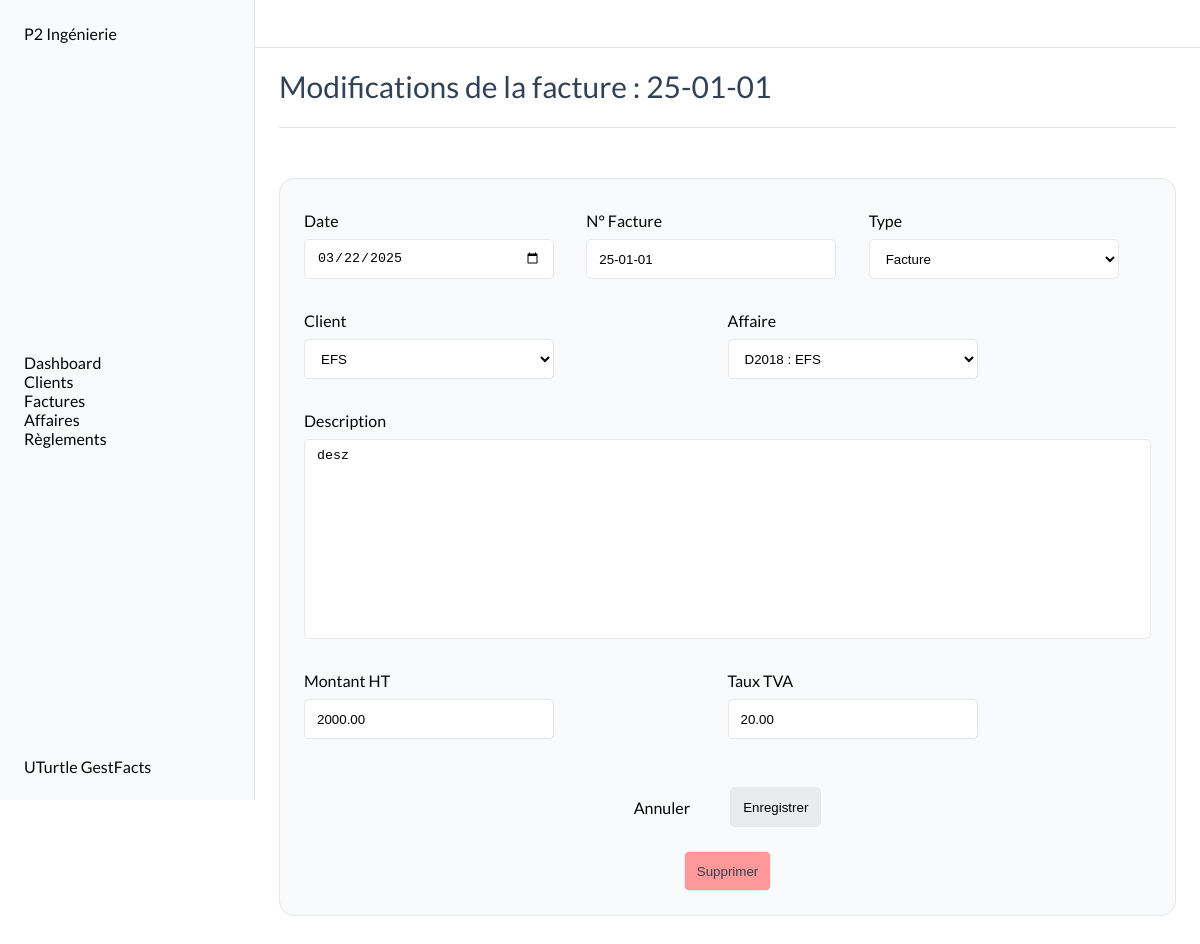
Page /factures/4/modifier/ on the committed database.
### factures/models.py (models this page shows, shortened)
class Invoice(models.Model):
    TYPE_CHOICES = [
        ('facture', 'Facture'),
        ('avoir', 'Avoir'),
        ('proforma', 'Proforma'),
        ]
    STATUT_CHOICES = [
        ('a_payer', 'À payer'),
        ('partiellement_payee', 'Partiellement payée'),
        ('payee', 'Payée'),
        ('en_retard', 'En retard'),
        ('annulee', 'Annulée'),
    ]
    date = models.DateField()
    type = models.CharField(max_length=10, choices=TYPE_CHOICES, default='facture')
    affaire = models.ForeignKey('affaires.Affaire', on_delete=models.CASCADE, related_name="invoices")
    invoice_number = models.CharField(max_length=10, unique=True, db_index=True)
    client = models.ForeignKey('clients.Client', on_delete=models.SET_NULL, related_name='invoices', db_index=True, null=True)
    client_entity_name = models.CharField(max_length=100, blank=True, null=True)
    invoice_object = models.TextField(max_length=200)
    amount_ht = models.DecimalField(max_digits=10, decimal_places=2)
    vat_rate = models.DecimalField(max_digits=5, decimal_places=2, default=20.0)
    statut = models.CharField(max_length=20, choices=STATUT_CHOICES, default='a_payer')
    class Meta:
        verbose_name = "Facture"
        verbose_name_plural = "Factures"

### factures/views.py (the view)
# urls.py: path('<int:pk>/modifier/', facture_update, name='modifier'),
def facture_update(request, pk):
    facture = get_object_or_404(Invoice, pk=pk)
    facture.date = facture.date.strftime('%Y-%m-%d')
    if request.method == 'POST':
        form = InvoiceForm(request.POST, instance=facture)
        if form.is_valid():
            form.save()
            return redirect('factures:factures')
    else:
        form = InvoiceForm(instance=facture)
    return render(request, 'pages/factures/facture_update_form.html', {'form': form, 'facture': facture})

### factures/forms.py
class InvoiceForm(forms.ModelForm):
    class Meta:
        model = Invoice
        fields = ['date', 'type', 'affaire','invoice_number', 'client', 'invoice_object', 'amount_ht', 'vat_rate']
        widgets = {
            'date': forms.DateInput(attrs={'class': 'form-input', 'type': 'date'}),
            'type': forms.Select(attrs={'class': 'form-input'}),
            'affaire': forms.Select(attrs={'class': 'form-input'}),
            'invoice_number': forms.TextInput(attrs={'class': 'form-input'}),
            'client': forms.Select(attrs={'class': 'form-input'}),
            'invoice_object': forms.Textarea(attrs={'class': 'form-area'}),
            'amount_ht': forms.NumberInput(attrs={'class': 'form-input', 'step': '0.01'}),
            'vat_rate': forms.NumberInput(attrs={'class': 'form-input', 'step': '0.01'}),
        }
        labels = {
            'date': 'Date',
            'type': 'Type',
            'affaire': 'Affaire',
            'invoice_number': 'N° Facture',
            'client': 'Client',
            'invoice_object': 'Description',
            'amount_ht': 'Montant HT',
            'vat_rate': 'Taux TVA'
        }

### affaires/models.py (called while the page is built)
    def __str__(self):
        return f"{self.affaire_number} : {self.client_entity_name}"

### clients/models.py (called while the page is built)
    def __str__(self):
        return self.entity_name

### templates/pages/factures/facture_update_form.html (shortened to what this page needs)
{% extends "base_form.html" %}
{% block content %}
<div class="title">
    <H2>Modifications de la facture : {{ facture.invoice_number }}</H2>
</div>
<section class="tableau">
    <div class="card">
        <div class="card-body">
            <form method="post">
                <div class="">
                    <div>
                        <div class="form_categories">
                            <div class="form-group">
                                <label class="form-label">{{ form.date.label }}</label>
                                {{ form.date }}
                            </div>
                            <div class="form-group">
                                <label class="form-label">{{ form.invoice_number.label }}</label>
                                {{ form.invoice_number }}
                            </div>
                            <div class="form-group">
                                <label class="form-label">{{ form.type.label }}</label>
                                {{ form.type }}
                            </div>
                        </div>
                        <div class="form_categories">
                            <div class="form-group">
                                <label class="form-label">{{ form.client.label }}</label>
                                {{ form.client }}
                            </div>
                            <div class="form-group">
                                <label for="" class="form-label">{{ form.affaire.label }}</label>
                                {{ form.affaire }}
                            </div>
                        </div>
                        <div class="form_categories">
                            <div class="form-group">
                                <label class="form-label">{{ form.invoice_object.label }}</label>
                                {{ form.invoice_object }}
                            </div>
                        </div>
                        <div class="form_categories">
                            <div class="form-group">
                                <label class="form-label">{{ form.amount_ht.label }}</label>
                                {{ form.amount_ht }}
                            </div>
                            <div class="form-group">
                                <label class="form-label">{{ form.vat_rate.label }}</label>
                                {{ form.vat_rate }}
                            </div>
                        </div>
                    </div>
                </div>
                <div class="form_btn_group">
                    <a href="{% url 'factures:factures' %}" class="supprimer">Annuler</a>
                    <button type="submit" class="form_btn">Enregistrer</button>
                </div>
                <div class="div_btn-delete"><button type="button" class="btn-delete" onclick="openDeleteModal()">Supprimer</button></div>
            </form>
        </div>
    </div>
</section>
{% endblock content %}

### static/style.css (style rules this page uses)
:root { --light-grey: #F8FAFC; --bg-container: #fff; --border-color: #e5e7eb; --police: 'lato', sans-serif; --sidebar-size: 255px; --h2-size: 30px; --h2-weight: 500; --h2-line-height: 36px; --h2-color: #334155; --text-color: #050505; --th-color: rgb(71, 85, 105); --th-border-color: rgb(226, 232, 240); --td-color: rgb(100 116 139); --td-border-color: rgb(241 245 249); --tr-bg-hover: rgb(248 250 252); --mail-border-color: rgb(226 232 240); --adresse-color: rgb(100, 116, 139); --btn_new_color: rgba(0, 255, 255, 0.3); --btn_new_hover: rgba(0, 255, 255, 0.5); --btn_delete_color: rgba(255, 144, 144, 0.915); --btn_delete_hover: rgba(255, 105, 105, 0.915); --svg-color: rgb(148 163 184); }
body { font-family: var(--police); }
.title { position: relative; display: flex; flex-direction: row; align-items: center; justify-content: space-between; padding-bottom: 24px; padding-top: 20px; padding-right: 24px; margin-top: 48px; }
.title::after { content: ""; position: absolute; bottom: 0px; width: 100%; height: 1px; background-color: var(--border-color); }
h2 { color: var(--h2-color); font-family: var(--police); font-size: var(--h2-size); font-weight: var(--h2-weight); line-height: var(--h2-line-height); }
.card { max-width: 900px; margin: 50px auto; background-color: var(--light-grey); border-radius: 15px; border: 1px solid var(--border-color); }
.card-body { padding: 24px; }
.form_categories { display: flex; align-items: center; align-content: center; justify-content: space-between; }
.form-group { display: flex; flex-direction: column; margin-bottom: 16px; width: 100%; position: relative; }
.form-label { color: var(--text-color); line-height: var(--h2-line-height); }
.form-input { max-width: 250px; height: 40px; border: 1px solid var(--border-color); border-radius: 5px; padding-left: 12px; padding-right: 12px; padding-top: 8px; padding-bottom: 8px; margin-bottom: 8px; background-color: #fff; }
.form_btn_group { display: flex; align-items: center; justify-content: center; margin-top: 24px; margin-bottom: 24px; }
.form_btn_group a { margin-right: 40px; }
.form_btn { cursor: pointer; height: 40px; border: 1px solid var(--border-color); border-radius: 5px; padding-left: 12px; padding-right: 12px; padding-top: 8px; padding-bottom: 8px; background-color: #d0d3d063; }
.div_btn-delete { display: flex; align-items: center; justify-content: center; }
.btn-delete { cursor: pointer; background-color: var(--btn_delete_color); color: var(--h2-color); border: 1px solid var(--border-color); border-radius: 5px; padding-left: 12px; padding-right: 12px; padding-top: 8px; padding-bottom: 8px; height: 40px; }
.form-area { width: 100%; height: 200px; resize: none; border: 1px solid var(--border-color); border-radius: 5px; padding-left: 12px; padding-right: 12px; padding-top: 8px; padding-bottom: 8px; margin-bottom: 8px; background-color: #fff; }
.tableau { width: 100%; padding-bottom: 8px; scrollbar-width: thin; }
a { color: black; }

### rows in the picture
Invoice: invoice_number "25-01-01", date "03/22/2025", type "Facture", client "EFS", affaire "D2018 : EFS", invoice_object "desz", amount_ht "2000.00", vat_rate "20.00"
